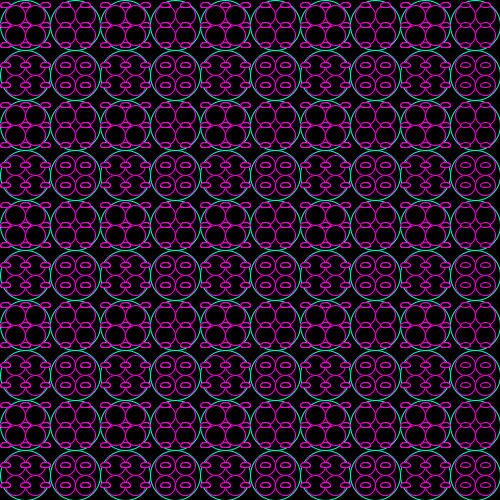
Frame 1 (no input)
Frame 60 (the mouse pressed at the canvas centre just before this capture): identical to frame 1, image omitted
Frame 120 (the mouse held since frame 60 and released just before this capture): identical to frame 1, image omitted

The Processing sketch that drew this single still picture (run headless with seeded random() and noise(); from frame 60 on, the mouse is pressed at the canvas centre):

// Processing sketch: processing_156682
// ── processing_156682.pde

int i=0;
int k=0;
int l=0;
void setup(){
  size(500,500);

}

void draw(){
  background(0);
  fill(0);
  
  
  for(int i=0; i<10; i++) {
    for(int j=0; j<10;j++){
  stroke(0,255,204);
      ellipse(25+(i*50),25+(j*50),50,50);
      stroke(255,0,222);
      //elipses in circle
      ellipse(15+(i*50),15+(j*50),20,20);
      ellipse(35+(i*50),15+(j*50),20,20);
      ellipse(15+(i*50),35+(j*50),20,20);
      ellipse(35+(i*50),35+(j*50),20,20);

    }
    for(k=0;k<25;k++) {
      for (l=0;l<25;l++){
              //elipses lines
        ellipse((k*20)+5,(l*20)+5,10,5);
      }
    }
  }
}
